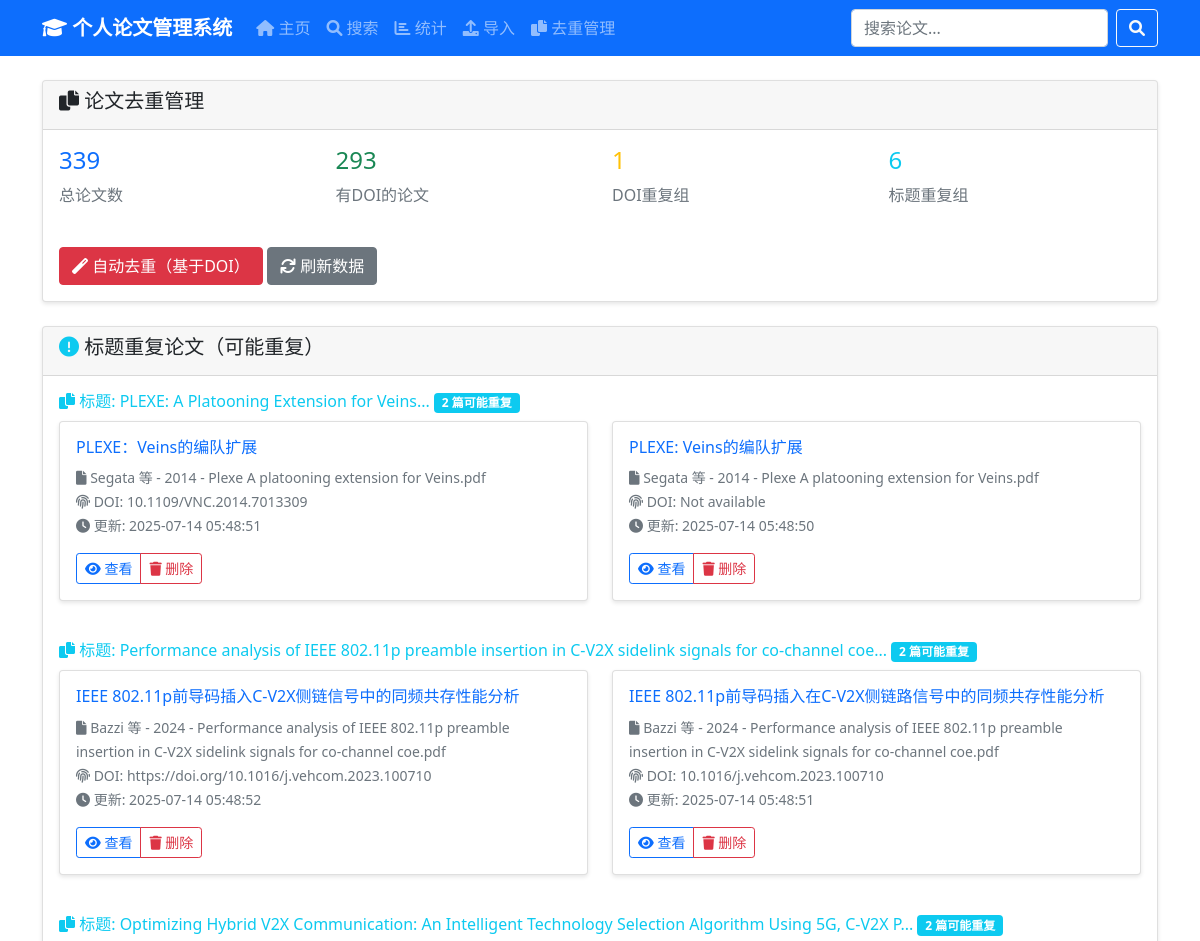
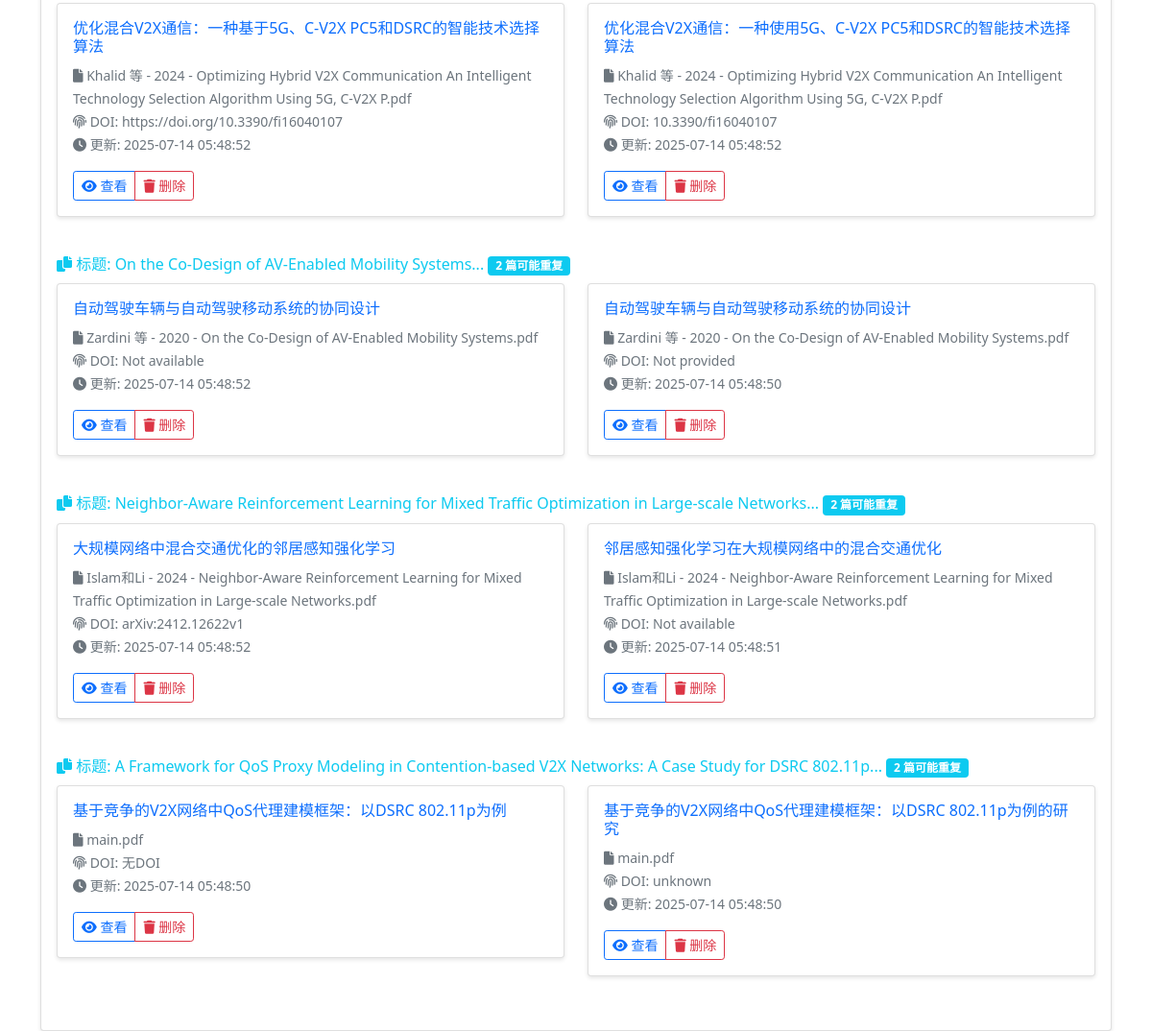
Page /deduplication on the committed database (2 pictures, top to bottom).
### tables this page shows
CREATE TABLE papers (
                id INTEGER PRIMARY KEY AUTOINCREMENT,
                file_name TEXT NOT NULL,
                title_cn TEXT,
                title_en TEXT,
                category TEXT,
                topics TEXT,  -- JSON格式存储
                keywords TEXT,  -- JSON格式存储
                abstract TEXT,
                methodology TEXT,
                conclusion TEXT,
                authors TEXT,  -- JSON格式存储
                publication_year INTEGER,
                venue TEXT,
                doi TEXT,
                bibtex_citation TEXT,
                analysis TEXT,  -- JSON格式存储完整分析
                json_path TEXT NOT NULL,
                created_at TIMESTAMP DEFAULT CURRENT_TIMESTAMP,
                updated_at TIMESTAMP DEFAULT CURRENT_TIMESTAMP
            );

### paper-management-system/paper_manager.py (the view)
@app.route('/deduplication')
def deduplication_page():
    stats = paper_manager.get_deduplication_stats()
    doi_duplicates = paper_manager.find_duplicate_papers()
    title_duplicates = paper_manager.find_duplicate_papers_by_title()
    return render_template('deduplication.html',
                         stats=stats,
                         doi_duplicates=doi_duplicates,
                         title_duplicates=title_duplicates)

### paper-management-system/templates/deduplication.html (shortened to what this page needs)
{% extends "base.html" %}
{% block content %}
<div class="row">
    <div class="col-md-12">
        <div class="card">
            <div class="card-header">
                <h5><i class="fas fa-copy"></i> 论文去重管理</h5>
            </div>
            <div class="card-body">
                <div class="row">
                    <div class="col-md-3">
                        <div class="stat-card">
                            <h4 class="text-primary">{{ stats.total_papers }}</h4>
                            <p class="text-muted">总论文数</p>
                        </div>
                    </div>
                    <div class="col-md-3">
                        <div class="stat-card">
                            <h4 class="text-success">{{ stats.papers_with_doi }}</h4>
                            <p class="text-muted">有DOI的论文</p>
                        </div>
                    </div>
                    <div class="col-md-3">
                        <div class="stat-card">
                            <h4 class="text-warning">{{ stats.duplicate_doi_groups }}</h4>
                            <p class="text-muted">DOI重复组</p>
                        </div>
                    </div>
                    <div class="col-md-3">
                        <div class="stat-card">
                            <h4 class="text-info">{{ stats.duplicate_title_groups }}</h4>
                            <p class="text-muted">标题重复组</p>
                        </div>
                    </div>
                </div>
                <div class="mt-4">
                    <button id="auto-deduplicate-btn" class="btn btn-danger">
                        <i class="fas fa-magic"></i> 自动去重（基于DOI）
                    </button>
                    <button class="btn btn-secondary" onclick="location.reload()">
                        <i class="fas fa-sync"></i> 刷新数据
                    </button>
                </div>
            </div>
        </div>
    </div>
</div>
{% if title_duplicates %}
<div class="row mt-4">
    <div class="col-md-12">
        <div class="card">
            <div class="card-header">
                <h5><i class="fas fa-exclamation-circle text-info"></i> 标题重复论文（可能重复）</h5>
            </div>
            <div class="card-body">
                {% for duplicate in title_duplicates %}
                    <div class="duplicate-group mb-4">
                        <h6 class="text-info">
                            <i class="fas fa-copy"></i> 标题: {{ duplicate.title[:100] }}...
                            <span class="badge bg-info">{{ duplicate.count }} 篇可能重复</span>
                        </h6>
                        <div class="row">
                            {% for paper in duplicate.papers %}
                                <div class="col-md-6 mb-3">
                                    <div class="card duplicate-paper">
                                        <div class="card-body">
                                            <h6 class="card-title">
                                                <a href="{{ url_for('paper_detail', paper_id=paper[0]) }}"
                                                   class="text-decoration-none">
                                                    {{ paper[1] or paper[2] or '无标题' }}
                                                </a>
                                            </h6>
                                            <p class="card-text">
                                                <small class="text-muted">
                                                    <i class="fas fa-file"></i> {{ paper[3] }}<br>
                                                    <i class="fas fa-fingerprint"></i> DOI: {{ paper[4] or '无DOI' }}<br>
                                                    <i class="fas fa-clock"></i> 更新: {{ paper[6] }}
                                                </small>
                                            </p>
                                            <div class="btn-group btn-group-sm">
                                                <a href="{{ url_for('paper_detail', paper_id=paper[0]) }}"
                                                   class="btn btn-outline-primary">
                                                    <i class="fas fa-eye"></i> 查看
                                                </a>
                                                <button class="btn btn-outline-danger delete-paper-btn"
                                                        data-id="{{ paper[0] }}"
                                                        data-title="{{ paper[1] or paper[2] or '无标题' }}">
                                                    <i class="fas fa-trash"></i> 删除
                                                </button>
                                            </div>
                                        </div>
                                    </div>
                                </div>
                            {% endfor %}
                        </div>
                    </div>
                {% endfor %}
            </div>
        </div>
    </div>
</div>
{% endif %}
{% endblock %}

### paper-management-system/templates/base.html (shortened to what this page needs)
<!DOCTYPE html>
<html lang="zh-CN">
<head>
    <link href="https://cdn.jsdelivr.net/npm/bootstrap@5.1.3/dist/css/bootstrap.min.css" rel="stylesheet">
    <link href="https://cdnjs.cloudflare.com/ajax/libs/font-awesome/6.0.0/css/all.min.css" rel="stylesheet">
</head>
<body>
    <nav class="navbar navbar-expand-lg navbar-dark bg-primary">
        <div class="container">
            <a class="navbar-brand" href="{{ url_for('index') }}">
                <i class="fas fa-graduation-cap"></i> 个人论文管理系统
            </a>
            <div class="collapse navbar-collapse" id="navbarNav">
                <ul class="navbar-nav me-auto">
                    <li class="nav-item">
                        <a class="nav-link" href="{{ url_for('index') }}">
                            <i class="fas fa-home"></i> 主页
                        </a>
                    </li>
                    <li class="nav-item">
                        <a class="nav-link" href="{{ url_for('search') }}">
                            <i class="fas fa-search"></i> 搜索
                        </a>
                    </li>
                    <li class="nav-item">
                        <a class="nav-link" href="{{ url_for('statistics') }}">
                            <i class="fas fa-chart-bar"></i> 统计
                        </a>
                    </li>
                    <li class="nav-item">
                        <a class="nav-link" href="{{ url_for('import_papers') }}">
                            <i class="fas fa-upload"></i> 导入
                        </a>
                    </li>
                    <li class="nav-item">
                        <a class="nav-link" href="{{ url_for('deduplication_page') }}">
                            <i class="fas fa-copy"></i> 去重管理
                        </a>
                    </li>
                </ul>
                <form class="d-flex" action="{{ url_for('search') }}" method="GET">
                    <input class="form-control me-2" type="search" name="q" placeholder="搜索论文..."
                           value="{{ request.args.get('q', '') }}">
                    <button class="btn btn-outline-light" type="submit">
                        <i class="fas fa-search"></i>
                    </button>
                </form>
            </div>
        </div>
    </nav>
    <div class="container mt-4">
        {% block content %}{% endblock %}
    </div>
</body>
</html>

### paper-management-system/templates/base.html (style rules this page uses)
.navbar-brand { font-weight: bold; }
.card { box-shadow: 0 2px 4px rgba(0,0,0,0.1); transition: box-shadow 0.3s; }

### rows in the picture
papers: title_cn "PLEXE：Veins的编队扩展", file_name "Segata 等 - 2014 - Plexe A platooning extension for Veins.pdf", doi "10.1109/VNC.2014.7013309", updated_at "2025-07-14 05:48:51"
papers: title_cn "PLEXE: Veins的编队扩展", file_name "Segata 等 - 2014 - Plexe A platooning extension for Veins.pdf", doi "Not available", updated_at "2025-07-14 05:48:50"
papers: title_cn "IEEE 802.11p前导码插入C-V2X侧链信号中的同频共存性能分析", file_name "Bazzi 等 - 2024 - Performance analysis of IEEE 802.11p preamble insertion in C-V2X sidelink signals for co-channel coe.pdf", doi "https://doi.org/10.1016/j.vehcom.2023.100710", updated_at "2025-07-14 05:48:52"
papers: title_cn "IEEE 802.11p前导码插入在C-V2X侧链路信号中的同频共存性能分析", file_name "Bazzi 等 - 2024 - Performance analysis of IEEE 802.11p preamble insertion in C-V2X sidelink signals for co-channel coe.pdf", doi "10.1016/j.vehcom.2023.100710", updated_at "2025-07-14 05:48:51"
papers: title_cn "优化混合V2X通信：一种基于5G、C-V2X PC5和DSRC的智能技术选择算法", file_name "Khalid 等 - 2024 - Optimizing Hybrid V2X Communication An Intelligent Technology Selection Algorithm Using 5G, C-V2X P.pdf", doi "https://doi.org/10.3390/fi16040107", updated_at "2025-07-14 05:48:52"
papers: title_cn "优化混合V2X通信：一种使用5G、C-V2X PC5和DSRC的智能技术选择算法", file_name "Khalid 等 - 2024 - Optimizing Hybrid V2X Communication An Intelligent Technology Selection Algorithm Using 5G, C-V2X P.pdf", doi "10.3390/fi16040107", updated_at "2025-07-14 05:48:52"
papers: title_cn "自动驾驶车辆与自动驾驶移动系统的协同设计", file_name "Zardini 等 - 2020 - On the Co-Design of AV-Enabled Mobility Systems.pdf", doi "Not available", updated_at "2025-07-14 05:48:52"
papers: title_cn "自动驾驶车辆与自动驾驶移动系统的协同设计", file_name "Zardini 等 - 2020 - On the Co-Design of AV-Enabled Mobility Systems.pdf", doi "Not provided", updated_at "2025-07-14 05:48:50"
papers: title_cn "大规模网络中混合交通优化的邻居感知强化学习", file_name "Islam和Li - 2024 - Neighbor-Aware Reinforcement Learning for Mixed Traffic Optimization in Large-scale Networks.pdf", doi "arXiv:2412.12622v1", updated_at "2025-07-14 05:48:52"
papers: title_cn "邻居感知强化学习在大规模网络中的混合交通优化", file_name "Islam和Li - 2024 - Neighbor-Aware Reinforcement Learning for Mixed Traffic Optimization in Large-scale Networks.pdf", doi "Not available", updated_at "2025-07-14 05:48:51"
papers: title_cn "基于竞争的V2X网络中QoS代理建模框架：以DSRC 802.11p为例", file_name "main.pdf", doi "无DOI", updated_at "2025-07-14 05:48:50"
papers: title_cn "基于竞争的V2X网络中QoS代理建模框架：以DSRC 802.11p为例的研究", file_name "main.pdf", doi "unknown", updated_at "2025-07-14 05:48:50"

### other values in the picture
{{ stats.total_papers }} "339"
{{ stats.papers_with_doi }} "293"
{{ stats.duplicate_doi_groups }} "1"
{{ stats.duplicate_title_groups }} "6"
{{ duplicate.title[:100] }} "PLEXE: A Platooning Extension for Veins" "Performance analysis of IEEE 802.11p preamble insertion in C-V2X sidelink signals for co-channel coe" "Optimizing Hybrid V2X Communication: An Intelligent Technology Selection Algorithm Using 5G, C-V2X P" "On the Co-Design of AV-Enabled Mobility Systems" "Neighbor-Aware Reinforcement Learning for Mixed Traffic Optimization in Large-scale Networks" "A Framework for QoS Proxy Modeling in Contention-based V2X Networks: A Case Study for DSRC 802.11p"
{{ duplicate.count }} "2" "2" "2" "2" "2" "2"
